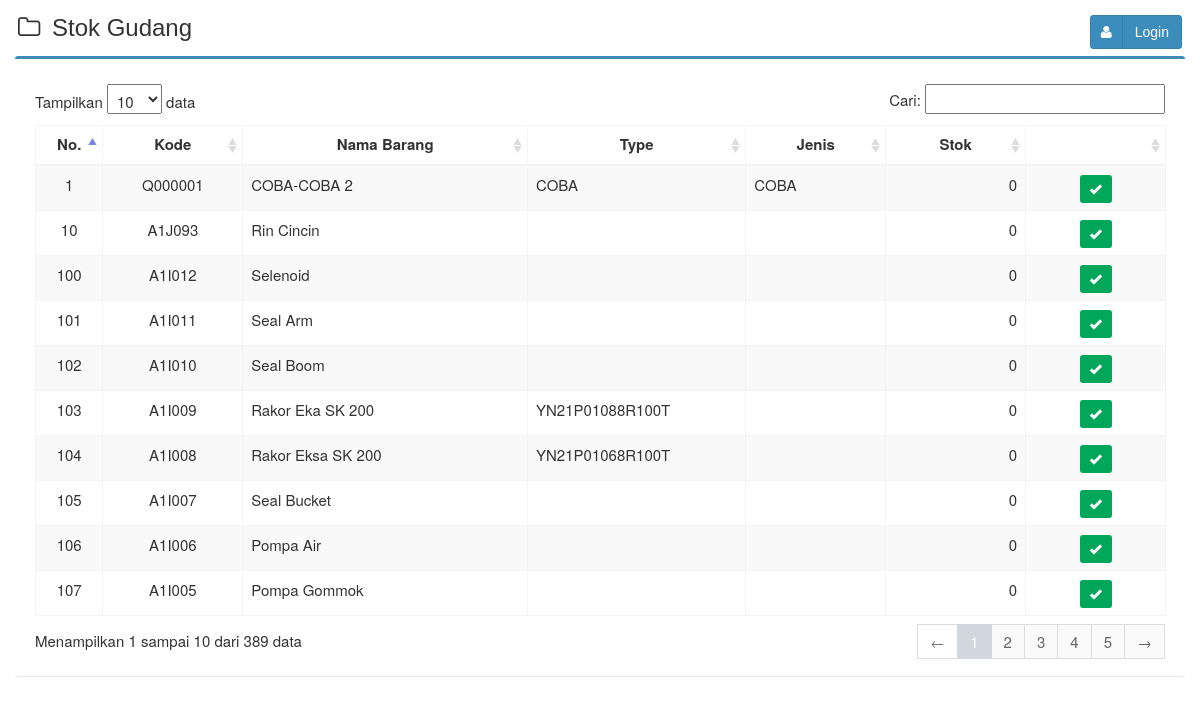
The app's page /stok.php with its own data.
### tables this page shows
CREATE TABLE `tb_barang` (
  `kode_barang` varchar(10) NOT NULL,
  `nama_barang` varchar(65) NOT NULL,
  `type_barang` varchar(65) DEFAULT '',
  `jenis` varchar(65) DEFAULT '',
  `stok_min` int(11) NOT NULL DEFAULT 0,
  `stok_max` int(11) NOT NULL DEFAULT 0,
  `satuan` varchar(25) NOT NULL DEFAULT 'Pcs',
  `stok` int(11) NOT NULL,
  `created_user` int(3) NOT NULL,
  `created_date` timestamp NOT NULL DEFAULT current_timestamp(),
  `updated_user` int(3) NOT NULL,
  `updated_date` timestamp NOT NULL DEFAULT current_timestamp() ON UPDATE current_timestamp(),
  `harga_beli` int(11) NOT NULL DEFAULT 0,
  `harga_jual` int(11) NOT NULL DEFAULT 0,
  `catatan` varchar(25) DEFAULT '',
  `aktif` char(1) NOT NULL DEFAULT '1'
);

### stok.php (the view, shortened to what this page needs)
<!DOCTYPE html>
<html>
  <head>
    <link href="assets/css/bootstrap.min.css" rel="stylesheet" type="text/css" />
    <link href="assets/plugins/font-awesome-4.6.3/css/font-awesome.min.css" rel="stylesheet" type="text/css" />
    <link href="assets/plugins/datatables/dataTables.bootstrap.css" rel="stylesheet" type="text/css" />
    <link href="assets/plugins/datepicker/datepicker.min.css" rel="stylesheet" type="text/css" />
    <link href="assets/plugins/select2/css/select2.min.css" rel="stylesheet" type="text/css" />
    <link href="assets/css/AdminLTE.min.css" rel="stylesheet" type="text/css" />
    <link href="assets/css/skins/skin-yellow.min.css" rel="stylesheet" type="text/css" />
    <link href="assets/plugins/datepicker/datepicker3.css" rel="stylesheet" type="text/css" />
    <link href="assets/css/style.css" rel="stylesheet" type="text/css" />
  </head>
<body>
<div class="content-header">
  <h1>
    <i class="fa fa-folder-o icon-title"></i> Stok Gudang
    <a class="btn btn-primary btn-social pull-right" href="index.php" title="Login" data-toggle="tooltip">
      <i class="fa fa fa-user"></i> Login
    </a>
  </h1>
</div>
	<section class="content">
	  <div class="row">
		<div class="col-md-12">
		<?php
		require_once "config/database.php";
		?>
		  <div class="box box-primary">
			<div class="box-body table-responsive">
			  <table id="dataTables1" class="table table-bordered table-striped table-hover">
				<thead>
				  <tr>
					<th class="center">No.</th>
					<th class="center">Kode</th>
					<th class="center" nowrap>Nama Barang</th>
					<th class="center">Type</th>
					<th class="center">Jenis</th>
					<th class="center">Stok</th>
					<th></th>
				  </tr>
				</thead>
				<tbody>
				<?php
				$no = 1;
				$query = mysqli_query($mysqli, "SELECT kode_barang,nama_barang,type_barang,jenis,stok_max,stok_min,satuan,stok,aktif FROM tb_barang ORDER BY kode_barang DESC")
												or die('Ada kesalahan pada query tampil Data Barang: '.mysqli_error($mysqli));
				while ($data = mysqli_fetch_assoc($query)) {
				  echo "<tr>
						  <td width='30' class='center'>$no</td>
						  <td width='80' class='center'>$data[kode_barang]</td>
						  <td width='180'>$data[nama_barang]</td>
						  <td width='80'>$data[type_barang]</td>
						  <td width='80'>$data[jenis]</td>
						  <td width='80' align='right'>$data[stok]</td>
						  <td class='center' width='80'>
							<div>";
				if ($data['aktif']=='1') { ?>
							  <span>
								  <i class="glyphicon glyphicon-ok btn-success btn-sm"></i>
							  </span>
				<?php
							  }
							  else { ?>
							  <span>
								  <i class="glyphicon glyphicon-off btn-warning btn-sm"></i>
							  </span>
				<?php
							  }
				  echo "    </div>
						  </td>
						</tr>";
				  $no++;
				}
				?>
				</tbody>
			  </table>
			</div>
		  </div>
		</div>
	  </div>
	</section>
  </body>
</html>

### assets/css/style.css (style rules this page uses)
.btn-social *:first-child { border-right: 1px solid rgba(0, 0, 0, 0.1); bottom: 0; font-size: 1em !important; left: 0; line-height: 32px !important; position: absolute; text-align: center; top: 0; width: 32px !important; }
.content-header { padding: 15px 18px 0; position: relative; }
.center { text-align:center; }
.icon-title { margin-right: 5px; }
body { background-color: #fff; color: #333; font-size: 15px; line-height: 1.42857; }

### records on screen
tb_barang: kode_barang "Q000001", nama_barang "COBA-COBA 2", type_barang "COBA", jenis "COBA", stok "0", aktif "1" (drawn)
tb_barang: kode_barang "A1J093", nama_barang "Rin Cincin", stok "0", aktif "1" (drawn)
tb_barang: kode_barang "A1I012", nama_barang "Selenoid", stok "0", aktif "1" (drawn)
tb_barang: kode_barang "A1I011", nama_barang "Seal Arm", stok "0", aktif "1" (drawn)
tb_barang: kode_barang "A1I010", nama_barang "Seal Boom", stok "0", aktif "1" (drawn)
tb_barang: kode_barang "A1I009", nama_barang "Rakor Eka SK 200", type_barang "YN21P01088R100T", stok "0", aktif "1" (drawn)
tb_barang: kode_barang "A1I008", nama_barang "Rakor Eksa SK 200", type_barang "YN21P01068R100T", stok "0", aktif "1" (drawn)
tb_barang: kode_barang "A1I007", nama_barang "Seal Bucket", stok "0", aktif "1" (drawn)
tb_barang: kode_barang "A1I006", nama_barang "Pompa Air", stok "0", aktif "1" (drawn)
tb_barang: kode_barang "A1I005", nama_barang "Pompa Gommok", stok "0", aktif "1" (drawn)
